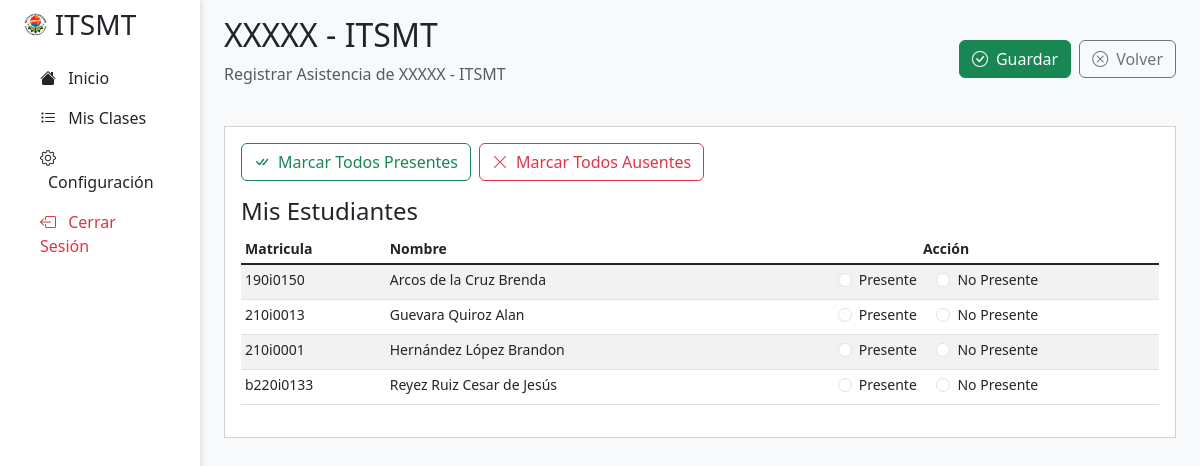
Page /view/mis-clases/nueva-asistencia.php?id=3 (signed in) on the committed database.
### tables this page shows
CREATE TABLE `asignaturas` (
  `id` varchar(10) NOT NULL,
  `nombre_asignatura` varchar(50) NOT NULL,
  PRIMARY KEY (`id`)
);

CREATE TABLE `inscripciones` (
  `id` int(11) NOT NULL AUTO_INCREMENT,
  `clase_id` int(11) NOT NULL,
  `estudiante_id` int(11) NOT NULL,
  `status` tinyint(1) NOT NULL DEFAULT 1,
  PRIMARY KEY (`id`),
  KEY `clase_id` (`clase_id`,`estudiante_id`),
  KEY `estudiante_id` (`estudiante_id`),
  CONSTRAINT `inscripciones_ibfk_1` FOREIGN KEY (`clase_id`) REFERENCES `clases` (`id`) ON DELETE CASCADE ON UPDATE CASCADE,
  CONSTRAINT `inscripciones_ibfk_2` FOREIGN KEY (`estudiante_id`) REFERENCES `estudiantes` (`id`) ON DELETE CASCADE ON UPDATE CASCADE
);

CREATE TABLE `estudiantes` (
  `id` int(10) NOT NULL AUTO_INCREMENT,
  `matricula` varchar(10) NOT NULL,
  `nombre` varchar(50) NOT NULL,
  `apellido_pa` varchar(50) NOT NULL,
  `apellido_ma` varchar(50) NOT NULL,
  `carrera_id` varchar(10) NOT NULL,
  `semestre_id` int(11) NOT NULL,
  `sistema_id` int(11) NOT NULL,
  `activo` tinyint(1) NOT NULL DEFAULT 1,
  PRIMARY KEY (`id`),
  KEY `carrera_id` (`carrera_id`,`semestre_id`,`sistema_id`),
  KEY `semestre_id` (`semestre_id`),
  KEY `sistema_id` (`sistema_id`),
  CONSTRAINT `estudiantes_ibfk_1` FOREIGN KEY (`carrera_id`) REFERENCES `carreras` (`id`) ON DELETE CASCADE ON UPDATE CASCADE,
  CONSTRAINT `estudiantes_ibfk_2` FOREIGN KEY (`semestre_id`) REFERENCES `semestres` (`id`) ON DELETE CASCADE ON UPDATE CASCADE,
  CONSTRAINT `estudiantes_ibfk_3` FOREIGN KEY (`sistema_id`) REFERENCES `sistemas` (`id`) ON DELETE CASCADE ON UPDATE CASCADE
);

### view/mis-clases/nueva-asistencia.php (the view, shortened to what this page needs)
<?php
include_once __DIR__ . "../../../php/conexion.php";
$clase_id = $_GET["id"];
$sql = $conexion->query("SELECT a.nombre_asignatura FROM clases c INNER JOIN asignaturas a ON c.asignatura_id = a.id WHERE c.id = $clase_id");
$titulo = $sql->fetch_object()->nombre_asignatura . " - " . SIGLAS;
include_once __DIR__ . "../../layout/header.php";
?>
<div class="col-md-9 col-lg-10 ms-sm-auto px-4 main-content">
    <form method="post" id="form_asistencia">
        <div class="d-flex justify-content-between flex-wrap flex-md-nowrap align-items-center pt-3 pb-2 mb-3">
            <div>
                <h1 class="h2"><?= $titulo ?></h1>
                <p class="text-muted">Registrar Asistencia de <?= $titulo ?></p>
            </div>
            <div class="action-buttons d-flex gap-2">
                <button class="btn btn-success" type="submit">
                    <i class="bi bi-check-circle me-2"></i>Guardar
                </button>
                <a class="btn btn-outline-secondary" href="<?= URL_RAIZ ?>view/mis-clases/asistencias.php?id=<?= $clase_id ?>">
                    <i class="bi bi-x-circle me-2"></i>Volver
                </a>
            </div>
        </div>
        <div class="card mb-4 p-3 rounded-0">
            <div class="d-flex gap-2 mb-3">
                <button type="button" class="btn btn-outline-success" id="marcarTodosPresente">
                    <i class="bi bi-check-all me-2"></i>Marcar Todos Presentes
                </button>
                <button type="button" class="btn btn-outline-danger" id="marcarTodosAusente">
                    <i class="bi bi-x-lg me-2"></i>Marcar Todos Ausentes
                </button>
            </div>
            <h4>Mis Estudiantes</h4>
            <div class="table-responsive small">
                <table class="table table-sm table-striped">
                    <thead>
                        <tr>
                            <th>Matricula</th>
                            <th>Nombre</th>
                            <th class="text-center">Acción</th>
                        </tr>
                    </thead>
                    <tbody class="table-group-divider">
                        <?php
                        $clase_id = $_GET['id'];
                        $mysqli = $conexion->query("SELECT estudiante_id, e.nombre, e.apellido_pa, e.apellido_ma, e.matricula FROM inscripciones i
                            INNER JOIN estudiantes e ON i.estudiante_id = e.id
                            WHERE i.clase_id = $clase_id
                            ORDER BY e.apellido_pa");
                        while ($dato = $mysqli->fetch_object()) :
                        ?>
                            <tr>
                                <td><?= $dato->matricula ?></td>
                                <td><?= $dato->apellido_pa ?> <?= $dato->apellido_ma ?> <?= $dato->nombre ?></td>
                                <td class="text-start text-sm-center">
                                    <div class="form-check form-check-inline">
                                        <input class="form-check-input" type="radio" name="asistencias[<?= $dato->estudiante_id ?>]" id="presente_<?= $dato->estudiante_id ?>" value="1">
                                        <label class="form-check-label" for="presente_<?= $dato->estudiante_id ?>">
                                            Presente
                                        </label>
                                    </div>
                                    <div class="form-check form-check-inline">
                                        <input class="form-check-input" type="radio" name="asistencias[<?= $dato->estudiante_id ?>]" id="no_presente_<?= $dato->estudiante_id ?>" value="0">
                                        <label class="form-check-label" for="no_presente_<?= $dato->estudiante_id ?>">
                                            No Presente
                                        </label>
                                    </div>
                                </td>
                            </tr>
                        <?php endwhile; ?>
                    </tbody>
                </table>
            </div>
        </div>
    </form>
</div>
<?php include_once __DIR__ . "../../layout/footer.php"; ?>

### rows in the picture
asignaturas: nombre_asignatura "XXXXX - ITSMT"
inscripciones: estudiante.matricula "190i0150", estudiante.apellido_pa "Arcos", estudiante.apellido_ma "de la Cruz", estudiante.nombre "Brenda"
inscripciones: estudiante.matricula "210i0013", estudiante.apellido_pa "Guevara", estudiante.apellido_ma "Quiroz", estudiante.nombre "Alan"
inscripciones: estudiante.matricula "210i0001", estudiante.apellido_pa "Hernández", estudiante.apellido_ma "López", estudiante.nombre "Brandon"
inscripciones: estudiante.matricula "b220i0133", estudiante.apellido_pa "Reyez", estudiante.apellido_ma "Ruiz", estudiante.nombre "Cesar de Jesús"

### other values in the picture
SIGLAS "ITSMT"
